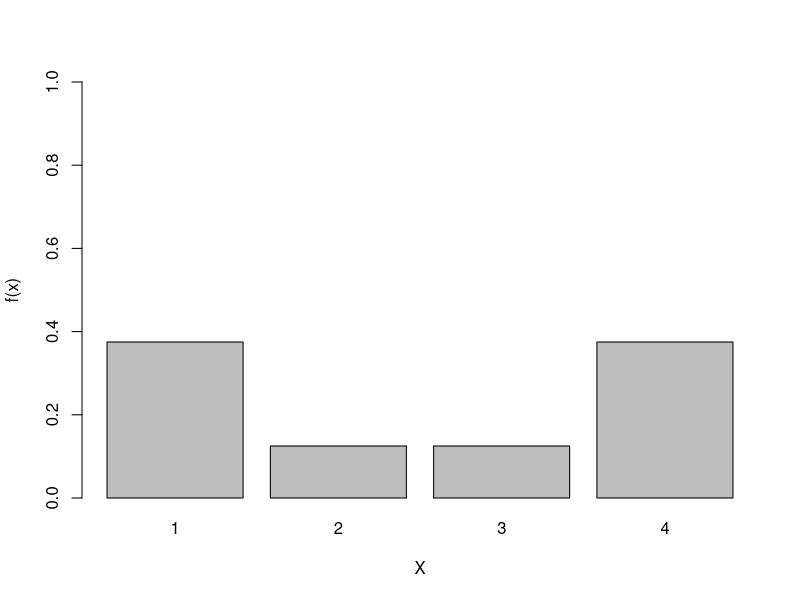
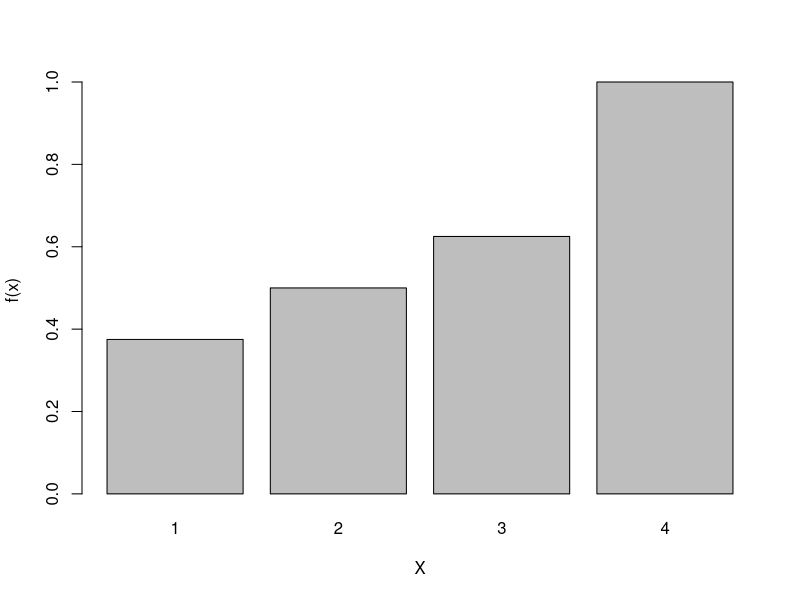
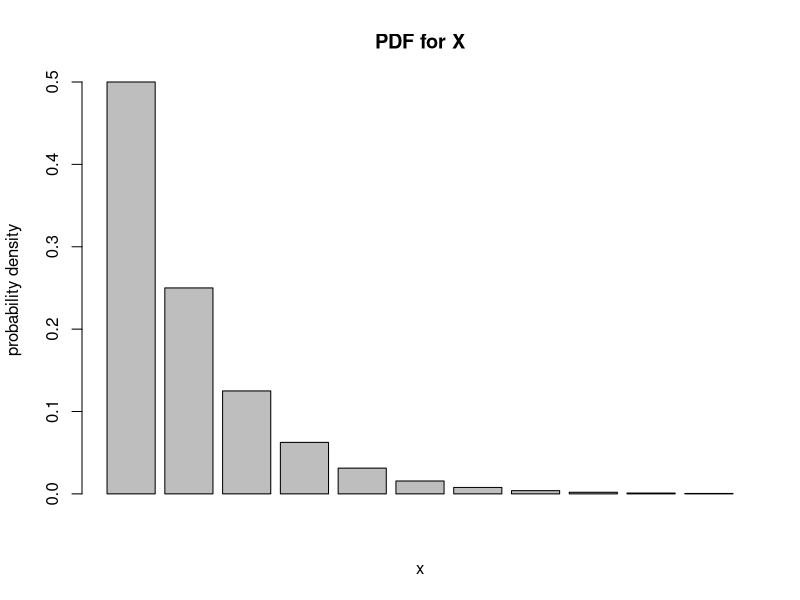
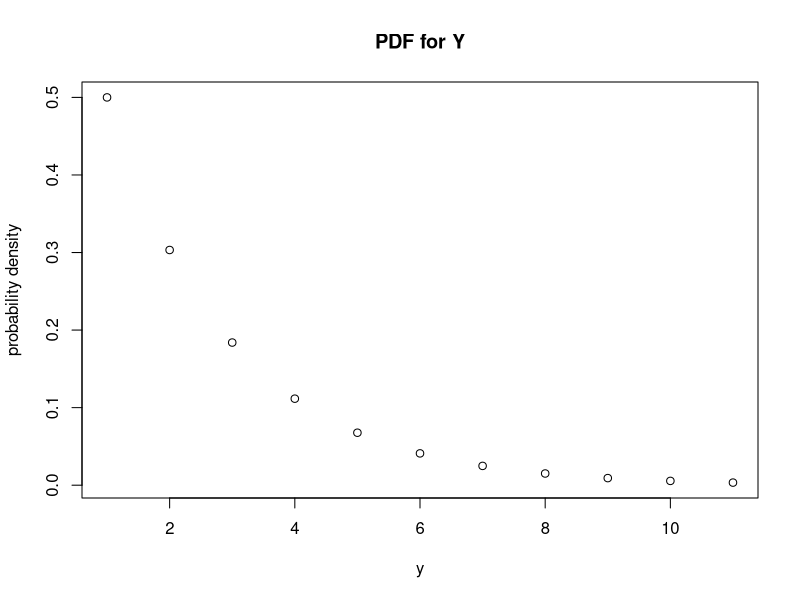
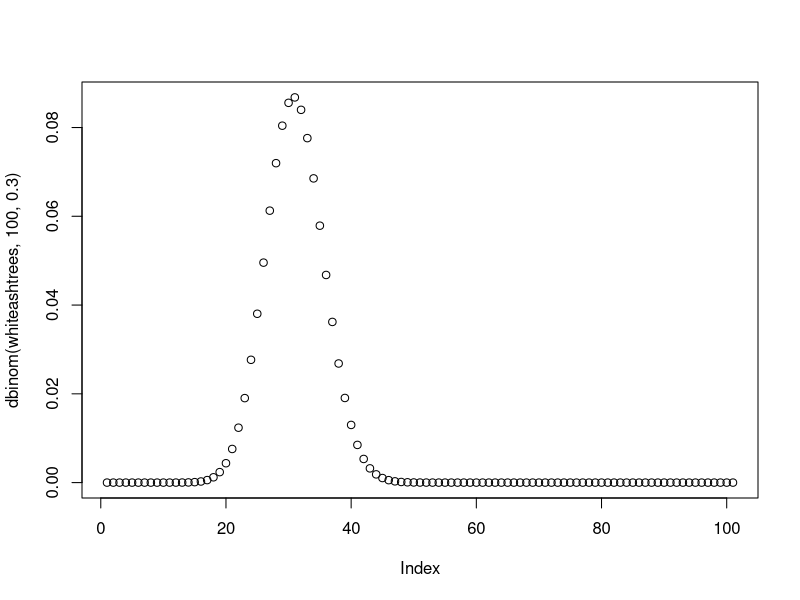
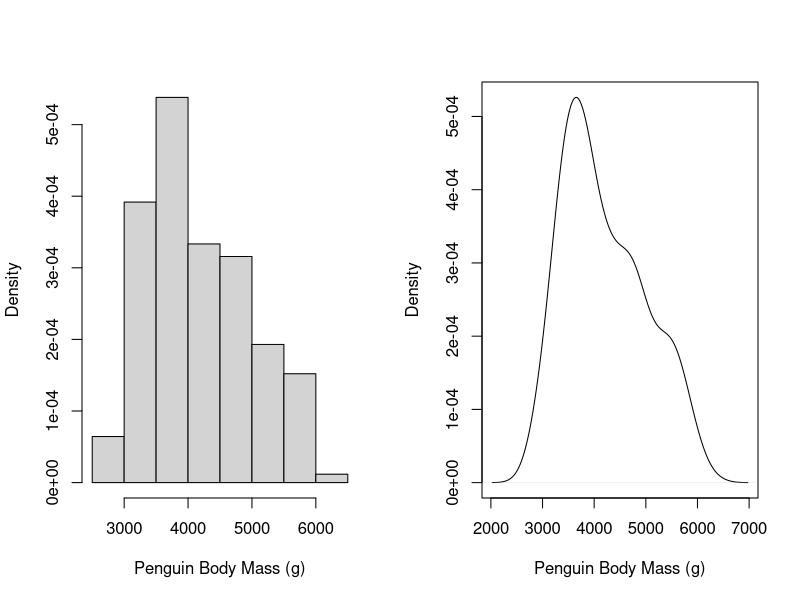
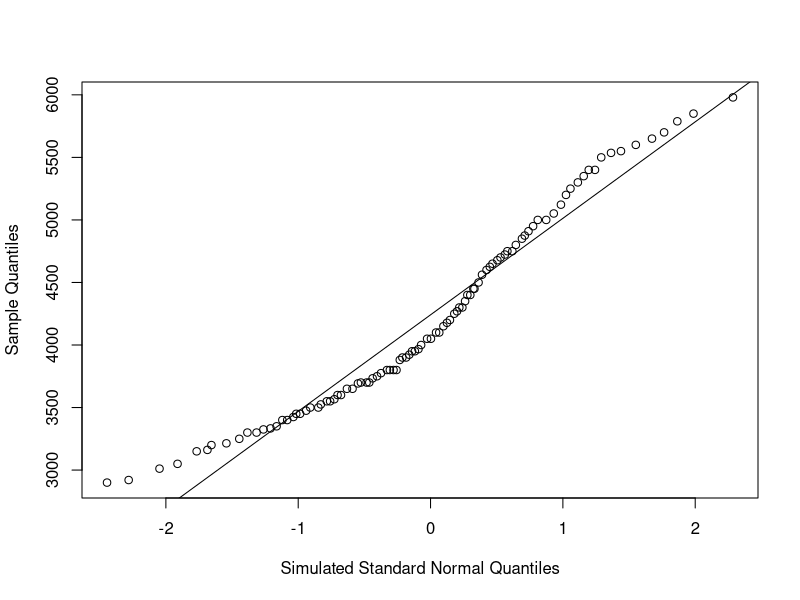
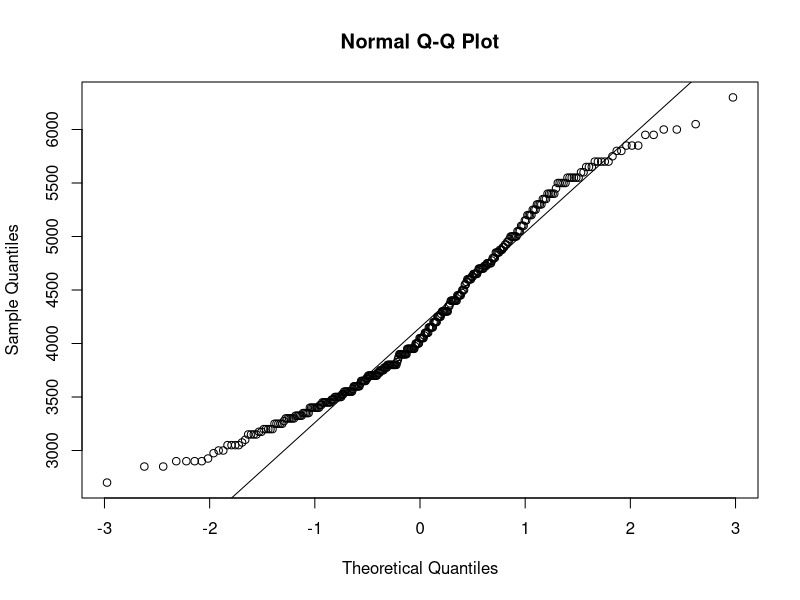

Write the R code that produced these figures, in order.
## ---- chunk 1
#| label: load-packagesa
#| include: true

library(palmerpenguins)
## ---- chunk 2
    fx <- c(3/8,1/8,1/8,3/8)
    X <- c(1,2,3,4)
    # realized I do not need this: prob1C.table <- data.frame(fx,X)

    barplot(fx, xlab="X", ylab="f(x)", names.arg = c("1","2","3","4"), ylim = c(0,1))
## ---- chunk 3
    Fx <- c(3/8,((3/8)+(1/8)),((3/8)+(1/8)+(1/8)),((3/8)+(1/8)+(1/8)+(3/8)))
    # realized I do not need this: prob1D.table <- data.frame(Fx,X)

    barplot(Fx, xlab = "X", ylab = "f(x)", names.arg = c("1","2","3","4"))
## ---- chunk 4
support0_10 <- c(seq(0,10))

XPDF <- function(x,p){
  ((1-p)^x)*p
}

barplot(XPDF(support0_10,0.5), ylab = "probability density", xlab = "x", main = "PDF for X")


## ---- chunk 5
YPDF <- function(y,l){
  l*(exp(1)^(-l*y))
}

plot(YPDF(support0_10,0.5), ylab = "probability density", xlab = "y", main = "PDF for Y")
## ---- chunk 6
XPDF(5,0.5)
## ---- chunk 7
pgeom(support0_10[7], prob=0.5) - pgeom(support0_10[6], prob=0.5)
pexp(support0_10[7], rate=0.5) - pexp(support0_10[6], rate=0.5)

## ---- chunk 8
    whiteashtrees <- seq(0,100, by = 1)
    plot(dbinom(whiteashtrees, 100, 0.3))
## ---- chunk 9
#the par function is a handy tool for making side-by-side plots in base R
#BUT for publication-quality multi-panel figures, I recommend learning ggplot 
#in combination withthe ggpubr package
#This command tells us to lay out plots in one row and two columns
par(mfrow=c(1,2))

#plot one is a histogram, use ?hist() for documentation
#try playing with the "breaks" argument
hist(penguins$body_mass_g,
     freq=FALSE, #Tells R to plot density rather than frequency on Y-axis
     main="",
     xlab="Penguin Body Mass (g)")

#plot two is a density plot, use ?density() for documentation
#try playing with the "bw" argument
plot(density(penguins$body_mass_g,na.rm=T),
     main="",
     xlab="Penguin Body Mass (g)")

#Make sure to set this back to one row and one column for your next figures
par(mfrow=c(1,1))
## ---- chunk 10
quantile(x = penguins$body_mass_g,
         probs = 0.90,
         na.rm=T) # we need to tell this function to ignore the NA values 
## ---- chunk 11
#First let's generate some data from a standard normal distribution
norm_data <- rnorm(1000)

#Let's now calculate the quantiles for our penguins
quantiles_penguins <- quantile(x = penguins$body_mass_g,
         probs = seq(0.01,0.99,0.01),
         na.rm=T)

#And for our theoretical distribution
quantiles_norm <- quantile(x = norm_data,
         probs = seq(0.01,0.99,0.01))

#Now, let's plot them against one another
plot(quantiles_norm,quantiles_penguins,
     xlab="Simulated Standard Normal Quantiles",
     ylab="Sample Quantiles")
#For good measure, let's add a trend line to make it easier to visualize
abline(lm(quantiles_penguins~quantiles_norm))
## ---- chunk 12
qqnorm(penguins$body_mass_g)
qqline(penguins$body_mass_g)
